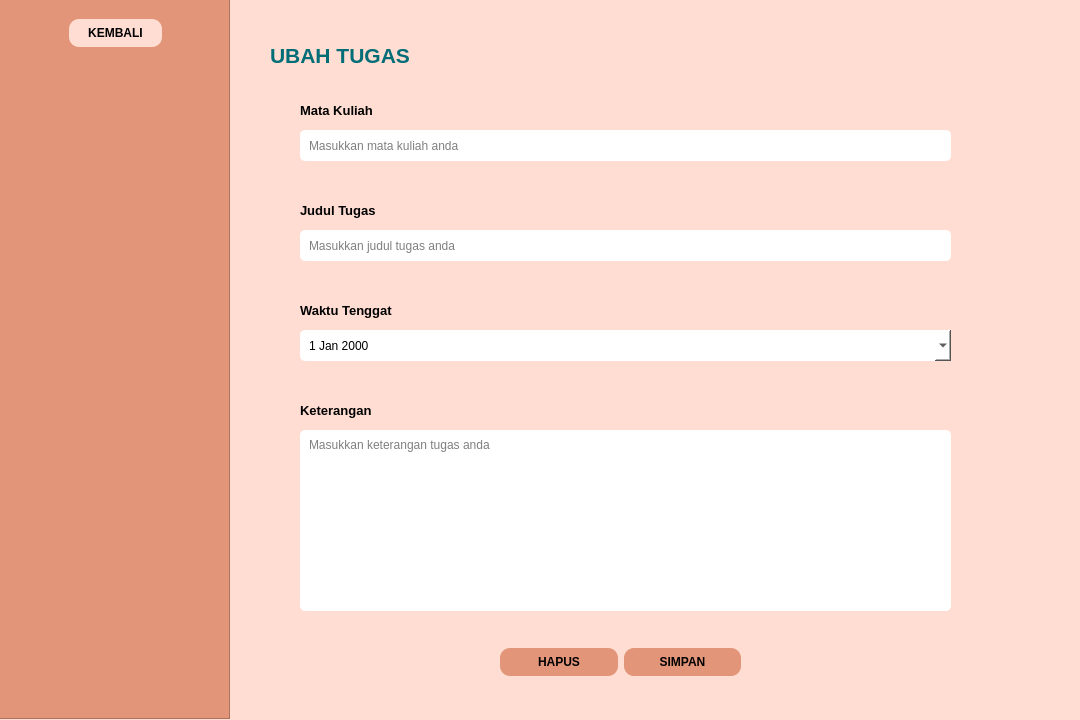
<?xml version="1.0" encoding="UTF-8"?>
<ui version="4.0">
 <class>Dialog</class>
 <widget class="QDialog" name="Dialog">
  <property name="geometry">
   <rect>
    <x>0</x>
    <y>0</y>
    <width>1080</width>
    <height>720</height>
   </rect>
  </property>
  <property name="mouseTracking">
   <bool>false</bool>
  </property>
  <property name="tabletTracking">
   <bool>false</bool>
  </property>
  <property name="windowTitle">
   <string>Dialog</string>
  </property>
  <property name="styleSheet">
   <string notr="true">background-color : rgb(255, 221, 210)</string>
  </property>
  <widget class="QFrame" name="frame">
   <property name="geometry">
    <rect>
     <x>-1</x>
     <y>-1</y>
     <width>231</width>
     <height>720</height>
    </rect>
   </property>
   <property name="styleSheet">
    <string notr="true">background-color : rgb(226, 149, 120)</string>
   </property>
   <property name="frameShape">
    <enum>QFrame::StyledPanel</enum>
   </property>
   <property name="frameShadow">
    <enum>QFrame::Raised</enum>
   </property>
   <widget class="QPushButton" name="pushButton_kembali">
    <property name="geometry">
     <rect>
      <x>70</x>
      <y>20</y>
      <width>93</width>
      <height>28</height>
     </rect>
    </property>
    <property name="styleSheet">
     <string notr="true">QPushButton {
border-radius : 10;
padding : 7px;
background-color : rgb(255, 221, 210);
font: 8pt &quot;Arial&quot;;
font: bold;
color: rgb(0,0,0);
}
QPushButton:hover {
background-color : rgb(229, 198, 189);
color: rgb(255, 255, 255);
}</string>
    </property>
    <property name="text">
     <string>KEMBALI</string>
    </property>
   </widget>
  </widget>
  <widget class="QLabel" name="label">
   <property name="geometry">
    <rect>
     <x>270</x>
     <y>40</y>
     <width>251</width>
     <height>31</height>
    </rect>
   </property>
   <property name="styleSheet">
    <string notr="true">background-color: qlineargradient(spread:pad, x1:0, y1:0, x2:1, y2:1, stop:0 rgba(0, 0, 0, 0), stop:1 rgba(0, 0, 0, 0));</string>
   </property>
   <property name="text">
    <string>&lt;html&gt;&lt;head/&gt;&lt;body&gt;&lt;p&gt;&lt;span style=&quot; font-size:16pt; font-weight:600; color:#006d77;&quot;&gt;UBAH TUGAS&lt;/span&gt;&lt;/p&gt;&lt;/body&gt;&lt;/html&gt;</string>
   </property>
  </widget>
  <widget class="QLabel" name="label_2">
   <property name="geometry">
    <rect>
     <x>300</x>
     <y>100</y>
     <width>121</width>
     <height>21</height>
    </rect>
   </property>
   <property name="text">
    <string>&lt;html&gt;&lt;head/&gt;&lt;body&gt;&lt;p&gt;&lt;span style=&quot; font-size:10pt; font-weight:600;&quot;&gt;Mata Kuliah&lt;/span&gt;&lt;/p&gt;&lt;/body&gt;&lt;/html&gt;</string>
   </property>
  </widget>
  <widget class="QLineEdit" name="lineEdit">
   <property name="geometry">
    <rect>
     <x>300</x>
     <y>130</y>
     <width>651</width>
     <height>31</height>
    </rect>
   </property>
   <property name="styleSheet">
    <string notr="true">border-radius : 5;
padding : 7px;
background-color: rgb(255, 255, 255);</string>
   </property>
   <property name="placeholderText">
    <string>Masukkan mata kuliah anda</string>
   </property>
  </widget>
  <widget class="QLineEdit" name="lineEdit_2">
   <property name="geometry">
    <rect>
     <x>300</x>
     <y>230</y>
     <width>651</width>
     <height>31</height>
    </rect>
   </property>
   <property name="styleSheet">
    <string notr="true">border-radius : 5;
padding : 7px;
background-color: rgb(255, 255, 255);</string>
   </property>
   <property name="placeholderText">
    <string>Masukkan judul tugas anda</string>
   </property>
  </widget>
  <widget class="QLabel" name="label_3">
   <property name="geometry">
    <rect>
     <x>300</x>
     <y>200</y>
     <width>131</width>
     <height>21</height>
    </rect>
   </property>
   <property name="text">
    <string>&lt;html&gt;&lt;head/&gt;&lt;body&gt;&lt;p&gt;&lt;span style=&quot; font-size:10pt; font-weight:600;&quot;&gt;Judul Tugas&lt;/span&gt;&lt;/p&gt;&lt;/body&gt;&lt;/html&gt;</string>
   </property>
  </widget>
  <widget class="QLabel" name="label_4">
   <property name="geometry">
    <rect>
     <x>300</x>
     <y>300</y>
     <width>131</width>
     <height>21</height>
    </rect>
   </property>
   <property name="text">
    <string>&lt;html&gt;&lt;head/&gt;&lt;body&gt;&lt;p&gt;&lt;span style=&quot; font-size:10pt; font-weight:600;&quot;&gt;Waktu Tenggat&lt;/span&gt;&lt;/p&gt;&lt;/body&gt;&lt;/html&gt;</string>
   </property>
  </widget>
  <widget class="QDateEdit" name="dateEdit">
   <property name="geometry">
    <rect>
     <x>300</x>
     <y>330</y>
     <width>651</width>
     <height>31</height>
    </rect>
   </property>
   <property name="mouseTracking">
    <bool>true</bool>
   </property>
   <property name="tabletTracking">
    <bool>true</bool>
   </property>
   <property name="layoutDirection">
    <enum>Qt::LeftToRight</enum>
   </property>
   <property name="styleSheet">
    <string notr="true">border-radius : 5;
padding : 7px;
background-color: rgb(255, 255, 255);</string>
   </property>
   <property name="inputMethodHints">
    <set>Qt::ImhPreferNumbers</set>
   </property>
   <property name="wrapping">
    <bool>false</bool>
   </property>
   <property name="readOnly">
    <bool>false</bool>
   </property>
   <property name="showGroupSeparator" stdset="0">
    <bool>true</bool>
   </property>
   <property name="currentSection">
    <enum>QDateTimeEdit::DaySection</enum>
   </property>
   <property name="calendarPopup">
    <bool>true</bool>
   </property>
   <property name="currentSectionIndex">
    <number>0</number>
   </property>
   <property name="timeSpec">
    <enum>Qt::LocalTime</enum>
   </property>
  </widget>
  <widget class="QLabel" name="label_5">
   <property name="geometry">
    <rect>
     <x>300</x>
     <y>400</y>
     <width>131</width>
     <height>21</height>
    </rect>
   </property>
   <property name="text">
    <string>&lt;html&gt;&lt;head/&gt;&lt;body&gt;&lt;p&gt;&lt;span style=&quot; font-size:10pt; font-weight:600;&quot;&gt;Keterangan&lt;/span&gt;&lt;/p&gt;&lt;/body&gt;&lt;/html&gt;</string>
   </property>
  </widget>
  <widget class="QWidget" name="layoutWidget">
   <property name="geometry">
    <rect>
     <x>500</x>
     <y>630</y>
     <width>241</width>
     <height>64</height>
    </rect>
   </property>
   <layout class="QHBoxLayout" name="horizontalLayout">
    <item>
     <widget class="QPushButton" name="pushButton_hapus">
      <property name="styleSheet">
       <string notr="true">QPushButton {
border-radius : 10;
padding : 7px;
background-color : rgb(226, 149, 120);
font: 8pt &quot;Arial&quot;;
font: bold;
color: rgb(0,0,0);
}
QPushButton:hover {
background-color : rgb(186, 122, 98);
color: rgb(165, 165, 165);
}</string>
      </property>
      <property name="text">
       <string>HAPUS</string>
      </property>
     </widget>
    </item>
    <item>
     <widget class="QPushButton" name="pushButton_simpan">
      <property name="styleSheet">
       <string notr="true">QPushButton {
border-radius : 10;
padding : 7px;
background-color : rgb(226, 149, 120);
font: 8pt &quot;Arial&quot;;
font: bold;
color: rgb(0,0,0);
}
QPushButton:hover {
background-color : rgb(186, 122, 98);
color: rgb(165, 165, 165);
}</string>
      </property>
      <property name="text">
       <string>SIMPAN</string>
      </property>
     </widget>
    </item>
   </layout>
  </widget>
  <widget class="QLineEdit" name="lineEdit_3">
   <property name="geometry">
    <rect>
     <x>300</x>
     <y>430</y>
     <width>651</width>
     <height>181</height>
    </rect>
   </property>
   <property name="layoutDirection">
    <enum>Qt::RightToLeft</enum>
   </property>
   <property name="styleSheet">
    <string notr="true">border-radius : 5;
padding : 7px;
background-color: rgb(255, 255, 255);</string>
   </property>
   <property name="frame">
    <bool>true</bool>
   </property>
   <property name="echoMode">
    <enum>QLineEdit::Normal</enum>
   </property>
   <property name="alignment">
    <set>Qt::AlignLeading|Qt::AlignLeft|Qt::AlignTop</set>
   </property>
   <property name="readOnly">
    <bool>false</bool>
   </property>
   <property name="placeholderText">
    <string>Masukkan keterangan tugas anda</string>
   </property>
   <property name="clearButtonEnabled">
    <bool>false</bool>
   </property>
  </widget>
  <zorder>dateEdit</zorder>
  <zorder>frame</zorder>
  <zorder>label</zorder>
  <zorder>label_2</zorder>
  <zorder>lineEdit</zorder>
  <zorder>lineEdit_2</zorder>
  <zorder>label_3</zorder>
  <zorder>label_4</zorder>
  <zorder>label_5</zorder>
  <zorder>layoutWidget</zorder>
  <zorder>lineEdit_3</zorder>
 </widget>
 <resources/>
 <connections/>
</ui>
